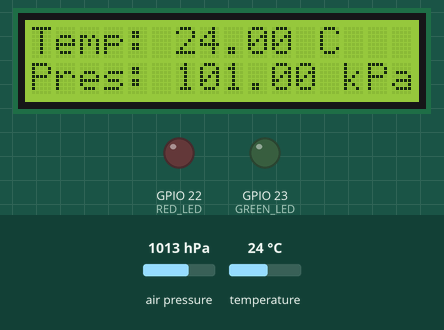
Recording of a sketch running on a simulated ESP32. Shown: 16×2 character LCD, output pins drawn as LEDs (lit = HIGH). The test bench sets the inputs (shaded band); at power-on: air pressure 1013 hPa, temperature 24 °C. What the sketch prints to the serial monitor is not drawn.

Above: at 3.2 s.
3.3 s: air pressure set to 952 hPa
At 5.1 s:
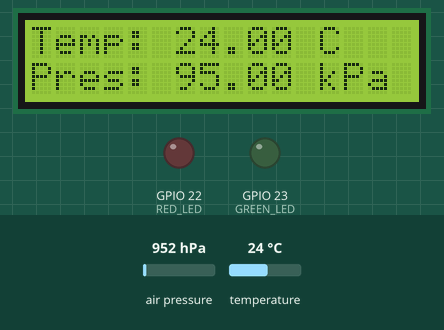
5.6 s: temperature set to 12 °C
At 6.8 s:
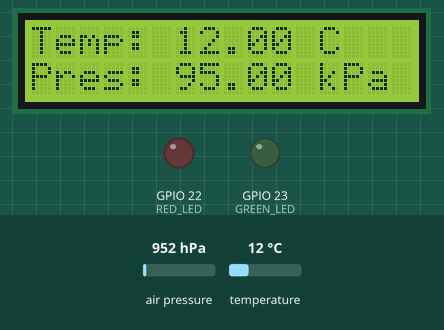
7.7 s: air pressure set to 975 hPa
At 9.4 s:
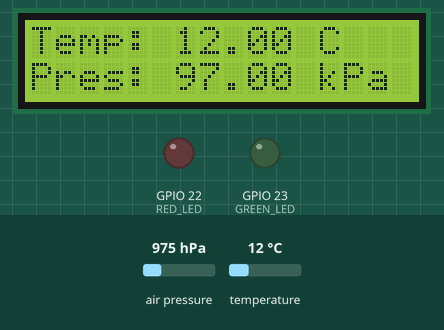
9.7 s: temperature set to 19 °C
At 11.3 s:
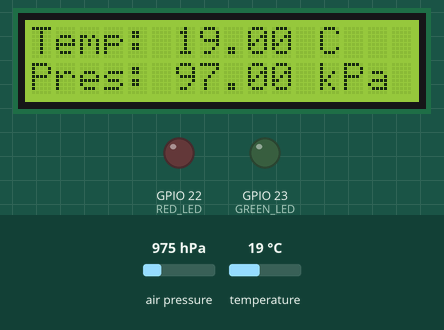
Timing chart, 0 to 12.7 s (numbered marks = the images above; inputs shaded):
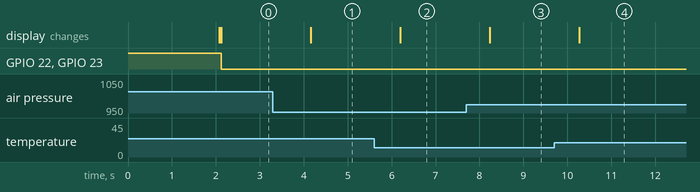

Measured:
- after the input at 3.3 s, the display: changes after 0.86 s (image 1)
- after the input at 5.6 s, the display: changes after 0.60 s (image 2)
- after the input at 7.7 s, the display: changes after 0.54 s (image 3)
- after the input at 9.7 s, the display: changes after 0.57 s (image 4)

The sketch:

BMP_LCD.ino
```cpp
#include <Wire.h>
#include <Adafruit_BMP085.h>
#include <LiquidCrystal_I2C.h>

// LCD configuration (address 0x27, 16x2 display)
LiquidCrystal_I2C lcd(0x27, 16, 2);

#define SDA_PIN 2
#define SCL_PIN 4

#define RED_LED 22
#define GREEN_LED 23

float temp, pressure_kPa, altitude;
Adafruit_BMP085 bmp;

void setup() {
  Serial.begin(115200);

  // Set up LEDs
  pinMode(RED_LED, OUTPUT);
  pinMode(GREEN_LED, OUTPUT);
  digitalWrite(RED_LED, HIGH);  // Initially turn off both LEDs
  digitalWrite(GREEN_LED, HIGH);

  // Set up I2C communication with the same SDA and SCL pins
  Wire.begin(SDA_PIN, SCL_PIN);

  // Initialize LCD
  lcd.begin();
  lcd.backlight();

  // Display initial message on the LCD
  lcd.print("LCD I2C Module");
  delay(2000);  // Display message for 2 seconds
  lcd.clear();  // Clear the LCD screen

  // Initialize BMP180 sensor
  if (!bmp.begin()) {
    Serial.println("BMP180 sensor not found, check wiring!");
    lcd.clear();
    lcd.print("Sensor Error!");
    while (1);  // Stop further execution if sensor is not found
  }
  delay(10);  // Small delay after initializing sensor
}

void loop() {
  // Read sensor data
  readSensorData();

  // Control LED behavior based on conditions
  if (temp >= 29 && pressure_kPa < 92) {
    digitalWrite(RED_LED, LOW);   // Turn ON Green LED, OFF Red LED
    digitalWrite(GREEN_LED, HIGH);
  } else if (temp < 29 && pressure_kPa < 92) {
    digitalWrite(RED_LED, HIGH);  // Turn ON Red LED, OFF Green LED
    digitalWrite(GREEN_LED, LOW);
  } else if (pressure_kPa > 92) {
    digitalWrite(RED_LED, LOW);   // Turn OFF both LEDs if pressure is high
    digitalWrite(GREEN_LED, LOW);
  }

  delay(2000);  // Delay to slow down the loop and give time for display update
}

void readSensorData() {
  // Read temperature
  temp = bmp.readTemperature();
  Serial.printf("Temperature = %.2f°C\n", temp);

  // Read pressure in kPa
  pressure_kPa = bmp.readPressure() / 1000;
  Serial.printf("Pressure = %.2f kPa\n", pressure_kPa);

  // Read altitude
  altitude = bmp.readAltitude();
  Serial.printf("Altitude = %.2f meters\n", altitude);

  // Display temperature on the first line of the LCD
  lcd.clear();  // Clear the previous LCD data
  lcd.setCursor(0, 0);  // Set the cursor to the first line
  lcd.printf("Temp: %.2f C", temp);  // Print temperature on LCD

  // Display pressure on the second line of the LCD
  lcd.setCursor(0, 1);  // Set the cursor to the second line
  lcd.printf("Pres: %.2f kPa", pressure_kPa);  // Print pressure on LCD

  // Optional: Display altitude in the serial monitor
  Serial.printf("Altitude = %.2f meters\n", altitude);
}
```
